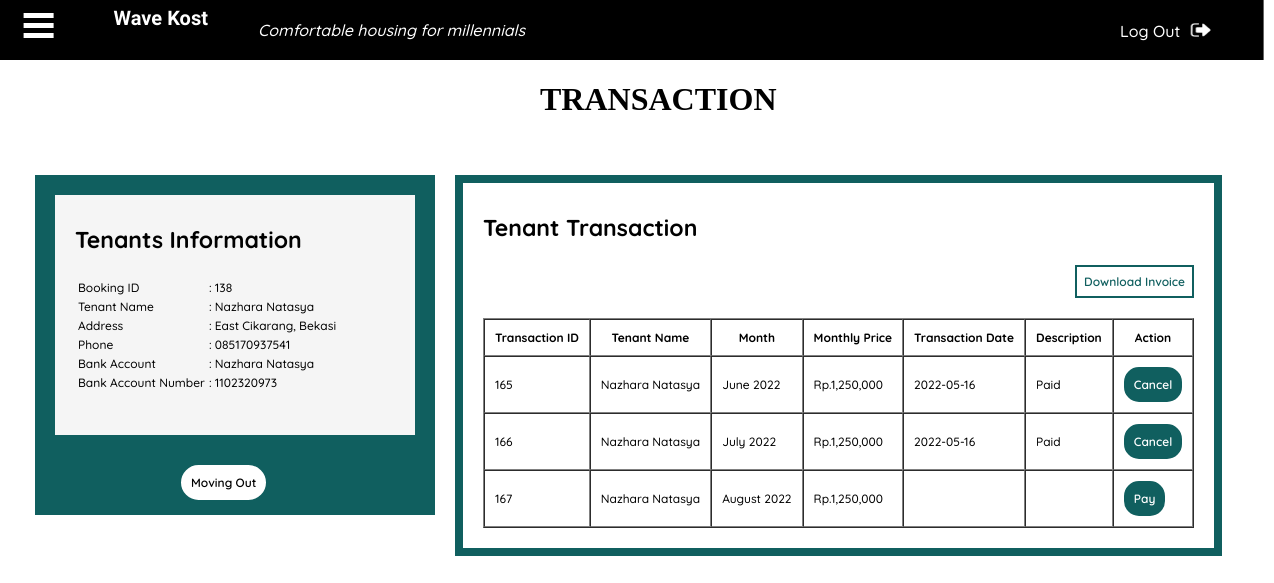
Page /trans.php?book_id=138 on the committed database.
### tables this page shows
CREATE TABLE `booking` (
  `book_id` int(11) NOT NULL,
  `tenant_name` varchar(100) NOT NULL,
  `room_id` varchar(100) NOT NULL,
  `duration_month` varchar(30) NOT NULL,
  `book_start_date` date NOT NULL,
  `book_end_date` date NOT NULL,
  `payment` varchar(100) NOT NULL
);

CREATE TABLE `tenant` (
  `tenant_id` int(10) NOT NULL,
  `tenant_name` varchar(100) NOT NULL,
  `tenant_address` varchar(100) NOT NULL,
  `tenant_ktp_no` varchar(100) NOT NULL,
  `tenant_phone` varchar(100) NOT NULL,
  `tenant_email` varchar(100) NOT NULL,
  `tenant_emergcp` varchar(100) NOT NULL,
  `tenant_emergcp_phone` varchar(100) NOT NULL,
  `tenant_emergcp_email` varchar(100) NOT NULL,
  `tenant_bankaccount` varchar(100) NOT NULL,
  `tenant_bankaccount_no` varchar(100) NOT NULL,
  `status` varchar(100) NOT NULL
);

CREATE TABLE `trans` (
  `trans_id` int(11) NOT NULL,
  `tenant_name` varchar(100) NOT NULL,
  `due_date` date NOT NULL,
  `the_month` varchar(100) NOT NULL,
  `monthly_price` varchar(100) NOT NULL,
  `trans_date` date DEFAULT NULL,
  `trans_month` varchar(100) NOT NULL,
  `description` varchar(100) DEFAULT NULL
);

### trans.php (the view, shortened to what this page needs)
<?php
require 'functionn/function.php';
?>
<!DOCTYPE html>
<html lang="en" dir="ltr">
  <head>
    <link rel="stylesheet" href="css/trans.css">
  </head>
  <body>
    <div class="sidebar">
        <div class="toggleBtn">
            <span> </span>
            <span> </span>
            <span> </span>
        </div>
    <h3 class="wave">Wave Kost <span class="desc">Comfortable housing for millennials</span>
    <span class="logout"><a href="login.php">Log Out<img src="img/logout1.png" style="width:20px; height:14px;"/></span></a></h3>
</div>
 <h1>TRANSACTION</h1>
<?php
    $result = mysqli_query ($conn, "SELECT *
                                    FROM trans a, booking b, tenant c
                                    WHERE b.book_id='$_GET[book_id]'AND a.tenant_name = b.tenant_name AND b.tenant_name=c.tenant_name ");
    $row = mysqli_fetch_assoc($result);
?>
<div id="tenant-info">
      <div class="frame">
        <div class="tenant-main">
        <h3>Tenants Information</h3>
            <table >
                <tr>
                    <td>Booking ID </td>
                    <td><?= ':' . ' ' . $row['book_id'] ?></td>
                </tr>
                <tr>
                    <td>Tenant Name </td>
                    <td><?= ':' . ' ' . $row['tenant_name'] ?></td>
                </tr>
                <tr>
                    <td>Address </td>
                    <td><?= ':' . ' ' . $row['tenant_address'] ?></td>
                </tr>
                <tr>
                    <td>Phone  </td>
                    <td><?= ':' . ' ' . $row['tenant_phone'] ?></td>
                </tr>
                <tr>
                    <td>Bank Account  </td>
                    <td><?= ':' . ' ' . $row['tenant_bankaccount'] ?></td>
                </tr>
                <tr>
                    <td>Bank Account Number  </td>
                    <td><?= ':' . ' ' . $row['tenant_bankaccount_no'] ?></td>
                </tr>
            </table>
        </div>
        <a href="tn_upstatus.php?room_id=<?= $row['room_id']?>"><button class="moving">Moving Out</button></a>
</div>
        <br><br>
    <div class="content">
           <h3>Tenant Transaction</h3><a href="invoice/invoice.php?book_id=<?=$row['book_id'] ?>" target="_blank"><button class="invoice">Download Invoice</button></a>
       <br><br>
            <table class="table" border="1" cellpadding="10" cellspacing="0">
                <tr>
                    <th>Transaction ID</th>
                    <th>Tenant Name</th>
                    <th>Month</th>
                    <th>Monthly Price</th>
                    <th>Transaction Date</th>
                    <th>Description</th>
                    <th>Action</th>
                </tr>
                <?php
                    $sql= mysqli_query($conn ," SELECT * FROM trans a, booking b WHERE a.tenant_name = '$row[tenant_name]' AND  b.tenant_name=a.tenant_name");
                        while($sq = mysqli_fetch_assoc($sql)){
                        ?>
                                <tr>
                                    <td><?= $sq['trans_id'];?></td>
                                    <td><?= $sq['tenant_name'];?></td>
                                    <td><?= $sq['the_month'];?></td>
                                    <td><?= 'Rp.' . number_format($sq['monthly_price']); ?></td>
                                    <td><?= $sq['trans_date']; ?></td>
                                    <td><?= $sq['description'];?></td>
                                    <td>
                                    <?php
                                    if ($sq['trans_date'] == ''){
                                        echo "<a class='button' href='trans_process.php?trans_id=$sq[trans_id]&act=pay&book_id=$sq[book_id]'><button>Pay</button></a> ";
                                    }else {
                                        echo "<a class='button' href='trans_process.php?trans_id=$sq[trans_id]&act=cancel&book_id=$sq[book_id]'><button>Cancel</button></a> ";
                                    }
                                    ?>
                                    </td>
                                </tr>
                            <?php } ?>
             </table>
        </div>
</div>
</body>
</html>

### css/trans.css (style rules this page uses)
body { padding: 0; margin: 0; }
h1 { margin-left: 540px; }
#tenant-info { background: none; padding: 35px; display: flex; transition: all 1s; }
h3 { margin-top: 10px; font-size: 23px; }
.frame { background: #105F5F; padding: 20px; width: 360px; height: 300px; }
.tenant-main { background: whitesmoke; padding: 20px; width: 320px; height: 200px; font-family: 'Quicksand', sans-serif; font-weight: 500; font-size: 12px; }
.content { display: flexbox; border: 8px solid #105F5F; padding: 20px; margin-left: 20px; font-family: 'Quicksand', sans-serif; font-weight: 500; }
.content table { font-size: 12px; background: none; }
a button.invoice { margin-left: 592px; font-size: 12px; text-decoration: none; background: none; color: #105F5F; border: 2px solid#105F5F; font-family: 'Quicksand', sans-serif; font-weight: 600; padding: 7px; }
td button { font-family: 'Quicksand', sans-serif; font-weight: 600; font-size: 12px; padding: 8px; background: #105F5F; border-radius: 15px; border: 2px solid #105F5F; color: white; }
button.moving { font-family: 'Quicksand', sans-serif; font-weight: 600; font-size: 12px; margin-left: 126px; margin-top: 30px; padding: 8px; background: white; border-radius: 20px; border: 2px solid white; }
.sidebar { display: -webkit-sticky; position: sticky; top: 0; justify-content: space-between; width: 1560px; height: 60px; Left: 10px; background-color: black; z-index: 2; transform: translateX(-19%); }
.sidebar h3 { display: flex; margin-top: 0; padding-right: 15px; padding-top: 6px; color: white; margin-left: 410px; font-family: 'Rock Salt', cursive; font-size: 20px; }
.sidebar h3 span.desc { margin-top: 0; padding-left: 50px; padding-top: 14px; padding-right: 10px; color: white; font-family: 'Quicksand', sans-serif; font-weight: 500; font-size: 16px; font-style: italic; }
.sidebar h3 span.logout { margin-top: 0; padding-top: 13px; color: white; margin-left: 585px; font-family: 'Quicksand', sans-serif; font-weight: 500; font-size: 16px; z-index: 3; }
.sidebar h3 span.logout img { padding-top: 4px; margin-left: 10px; }
.sidebar h3 span.logout a { text-decoration: none; color: white; }
.toggleBtn { margin-left: 320px; top: 8px; bottom: 8px; position: absolute; }
.toggleBtn span { display: flex; flex-direction: column; width: 30px; height: 5px; background: white; margin: 5px 0px; position: relative; transition: all 0.5s; z-index: 2; }
.toggleBtn span:nth-child(2) { transform-origin: 0 0; }
.toggleBtn span:nth-child(4) { transform-origin: 0 100%; }

### rows in the picture
booking: book_id "138"
tenant: tenant_name "Nazhara Natasya", tenant_address "East Cikarang, Bekasi", tenant_phone "085170937541", tenant_bankaccount "Nazhara Natasya", tenant_bankaccount_no "1102320973"
trans: trans_id "165", booking.tenant_name "Nazhara Natasya", the_month "June 2022", monthly_price "1,250,000", trans_date "2022-05-16", description "Paid"
trans: trans_id "166", booking.tenant_name "Nazhara Natasya", the_month "July 2022", monthly_price "1,250,000", trans_date "2022-05-16", description "Paid"
trans: trans_id "167", booking.tenant_name "Nazhara Natasya", the_month "August 2022", monthly_price "1,250,000"
